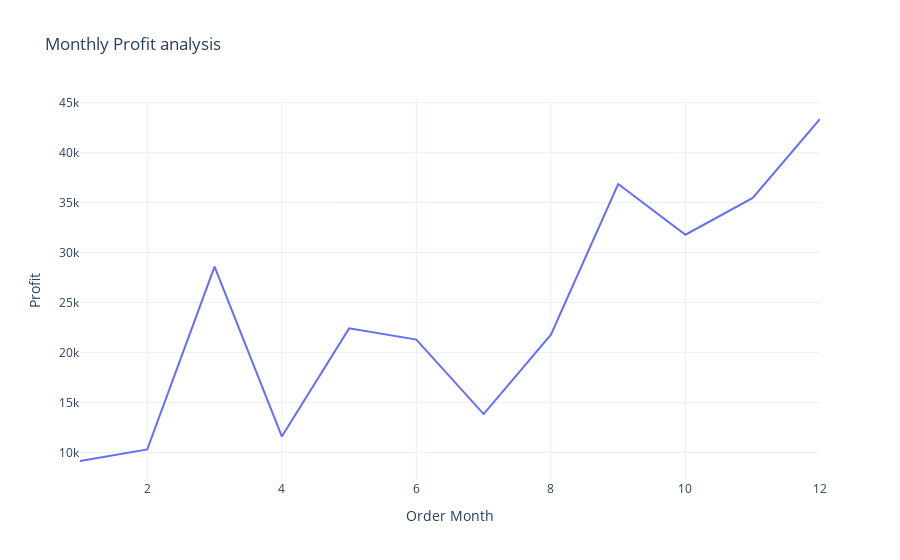

Notebook code for this chart:
### Code cell
fig=px.line(profit_by_month,
            x='Order Month',
            y='Profit',
            title='Monthly Profit analysis')
fig.show()

# Find the sub-category with the highest Profit
highest_Profit_montly = profit_by_month.loc[profit_by_month['Profit'].idxmax()]

# Find the sub-category with the lowest Profit
lowest_Profit_monthly = profit_by_month.loc[profit_by_month['Profit'].idxmin()]

# Print the highest and lowest Profit with month name
print("Month with highest Profit =", highest_Profit_montly['Order Month'], "with Profit =", highest_Profit_montly['Profit'])
print("Month with lowest Profit =", lowest_Profit_monthly['Order Month'], "with Profit =", lowest_Profit_monthly['Profit'])

### Figure 1 — Plotly figure (JSON) as saved in the notebook; plotly's stock layout.template omitted (floating-point values rounded to 4 significant figures)
{"data": [{"hovertemplate": "Order Month=%{x}<br>Profit=%{y}<extra></extra>", "legendgroup": "", "line": {"color": "#636efa", "dash": "solid"}, "marker": {"symbol": "circle"}, "mode": "lines", "name": "", "orientation": "v", "showlegend": false, "type": "scatter", "x": [1, 2, 3, 4, 5, 6, 7, 8, 9, 10, 11, 12], "xaxis": "x", "y": [9134.0, 10290.0, 28590.0, 11590.0, 22410.0, 21290.0, 13830.0, 21780.0, 36860.0, 31780.0, 35470.0, 43370.0], "yaxis": "y"}], "layout": {"legend": {"tracegroupgap": 0}, "title": {"text": "Monthly Profit analysis"}, "xaxis": {"anchor": "y", "domain": [0, 1], "title": {"text": "Order Month"}}, "yaxis": {"anchor": "x", "domain": [0, 1], "title": {"text": "Profit"}}}}
